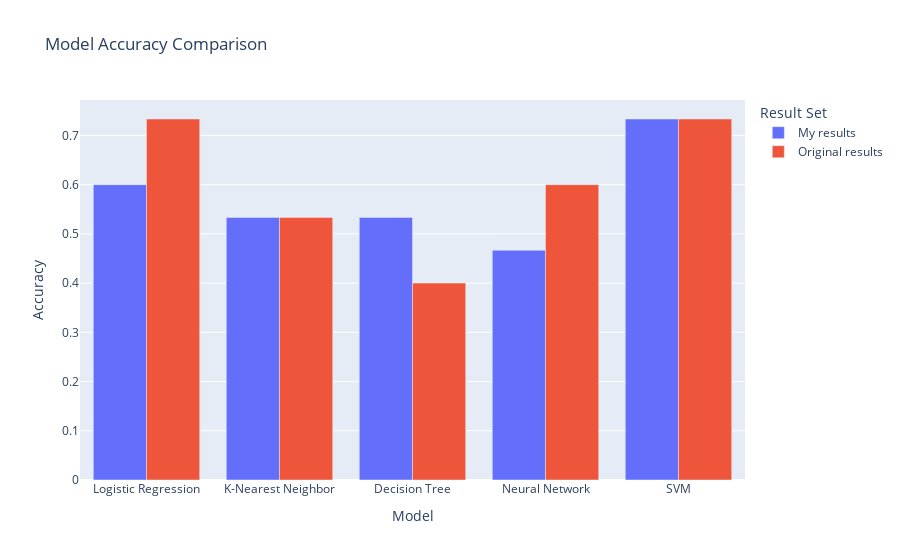

Notebook code cell kept with this figure:
### Code cell
# me # comparison of original and my results
models_list = ["Logistic Regression", "K-Nearest Neighbor", "Decision Tree", "Neural Network", "SVM"]
result1 = [log_acc, knn_acc, dt_acc, mlp_acc, svm_acc]                                             # my results
result2 = [log_acc_orig, knn_acc_orig, dt_acc_orig, mlp_acc_orig, svm_acc_orig]                    # original results

data = {
    "Model": models_list * 2,  
    "Accuracy": result1 + result2,  
    "Result Set": ["My results"] * len(models_list) + ["Original results"] * len(models_list)
}

fig = px.bar(
    data,
    x="Model",
    y="Accuracy",
    color="Result Set",
    barmode="group", 
    labels={"x": "Model", "y": "Accuracy"},
    title="Model Accuracy Comparison"
)

fig.show()

### Figure 1 — Plotly figure (JSON) as saved in the notebook; plotly's stock layout.template omitted (floating-point values rounded to 4 significant figures)
{"data": [{"alignmentgroup": "True", "hovertemplate": "Result Set=My results<br>Model=%{x}<br>Accuracy=%{y}<extra></extra>", "legendgroup": "My results", "marker": {"color": "#636efa", "pattern": {"shape": ""}}, "name": "My results", "offsetgroup": "My results", "orientation": "v", "showlegend": true, "textposition": "auto", "type": "bar", "x": ["Logistic Regression", "K-Nearest Neighbor", "Decision Tree", "Neural Network", "SVM"], "xaxis": "x", "y": [0.6, 0.5333, 0.5333, 0.4667, 0.7333], "yaxis": "y"}, {"alignmentgroup": "True", "hovertemplate": "Result Set=Original results<br>Model=%{x}<br>Accuracy=%{y}<extra></extra>", "legendgroup": "Original results", "marker": {"color": "#EF553B", "pattern": {"shape": ""}}, "name": "Original results", "offsetgroup": "Original results", "orientation": "v", "showlegend": true, "textposition": "auto", "type": "bar", "x": ["Logistic Regression", "K-Nearest Neighbor", "Decision Tree", "Neural Network", "SVM"], "xaxis": "x", "y": [0.7333, 0.5333, 0.4, 0.6, 0.7333], "yaxis": "y"}], "layout": {"barmode": "group", "legend": {"title": {"text": "Result Set"}, "tracegroupgap": 0}, "title": {"text": "Model Accuracy Comparison"}, "xaxis": {"anchor": "y", "domain": [0, 1], "title": {"text": "Model"}}, "yaxis": {"anchor": "x", "domain": [0, 1], "title": {"text": "Accuracy"}}}}
